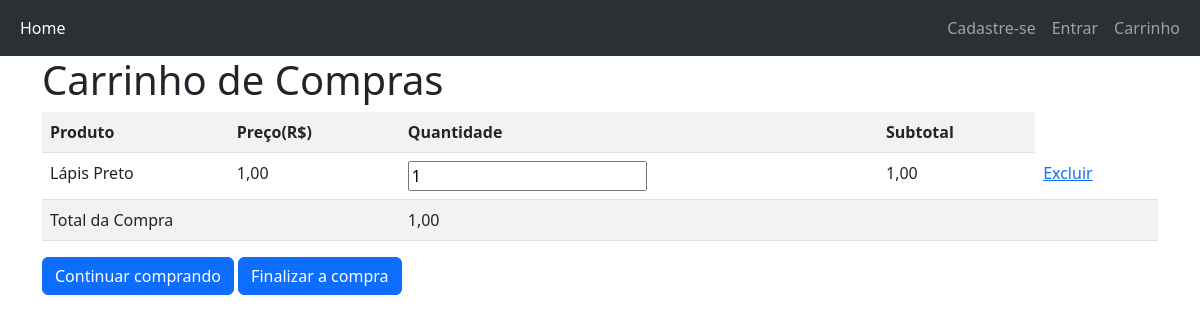
The page /index.php?controle=vendaController&metodo=inserir_carrinho&id=1 on the database its author committed.
### tables this page shows
CREATE TABLE `produto` (
  `idproduto` int(10) NOT NULL,
  `nome` varchar(80) NOT NULL,
  `descricao` text NOT NULL,
  `preco` float NOT NULL,
  `estoque` int(11) NOT NULL,
  `imagem` varchar(100) NOT NULL,
  `idcategoria` int(10) NOT NULL
);

### models/Conexao.class.php (called while the page is built)
<?php
	abstract class Conexao
	{
		public function __construct(protected $db = null)
		{
			$parametros = "mysql:host=localhost;dbname=lojamvc;charset=utf8mb4";
			$this->db = new PDO($parametros, "root", "");
		}
	}
?>

### models/produtoDAO.class.php (called while the page is built, shortened)
<?php
	class produtoDAO extends Conexao
	{
		public function buscar_um_produto($produto)
		{
			$sql = "SELECT * FROM produto WHERE idproduto = ?";
			$stm = $this->db->prepare($sql);
			$stm->bindValue(1, $produto->getIdproduto());
			$stm->execute();
			$this->db = null;
			return $stm->fetchAll(PDO::FETCH_OBJ);
		}
	}
?>

### models/Produto.class.php (called while the page is built, shortened)
<?php
	class Produto
	{
		public function getIdproduto()
		{
			return $this->idproduto;
		}
	}
?>

### views/carrinho.php (the view, shortened to what this page needs)
<?php
    require_once "cabecalho.php";
?>
<div class="content">
    <div class="container">
        <h1>Carrinho de Compras</h1>
        <?php
            if(isset($_SESSION["carrinho"]))
            {
        ?>
            <table class="table table-striped">
                <tr>
                    <th>Produto</th>
                    <th>Preço(R$)</th>
                    <th>Quantidade</th>
                    <th>Subtotal</th>
                </tr>
                <?php
                    $total = 0;
                    foreach($_SESSION["carrinho"] as $linha=>$dado)
                    {
                        $subtotal = $dado["preco"] * $dado["quantidade"];
                        $total += $subtotal;
                        echo "<tr>
                                <td>{$dado["nome"]}</td>
                                <td>" . number_format($dado["preco"], 2, ",", ".") . "</td>
                                <td><input type='number' min='1' value='{$dado['quantidade']}' linha='$linha'></td>
                                <td>" . number_format($subtotal, 2, ",", ".") . "</td>
                                <td><a href='index.php?controle=vendaController&metodo=excluir_carrinho&linha=$linha'>Excluir</a></td>
                            </tr>";
                    }
                    echo "<tr>
                            <td colspan = '2'>Total da Compra</td>
                            <td colspan = '3'>" . number_format($total,2,",",".") . "</td>
                          </tr>";
                ?>
            </table>
            <a class="btn btn-primary" href="index.php">Continuar comprando</a>
            <a class="btn btn-primary" href="index.php?controle=vendaController&metodo=inserir_venda">Finalizar a compra</a>
        <?php
            }
            else
            {
                echo "<br><br><h3>Não há produtos no carrinho de compras</h3>";
            }
        ?>
    </div>
</div>

### rows shown on the page
produto: nome "Lápis Preto", preco "1,00", quantidade "1"

### other values the page prints
$total "1,00"
